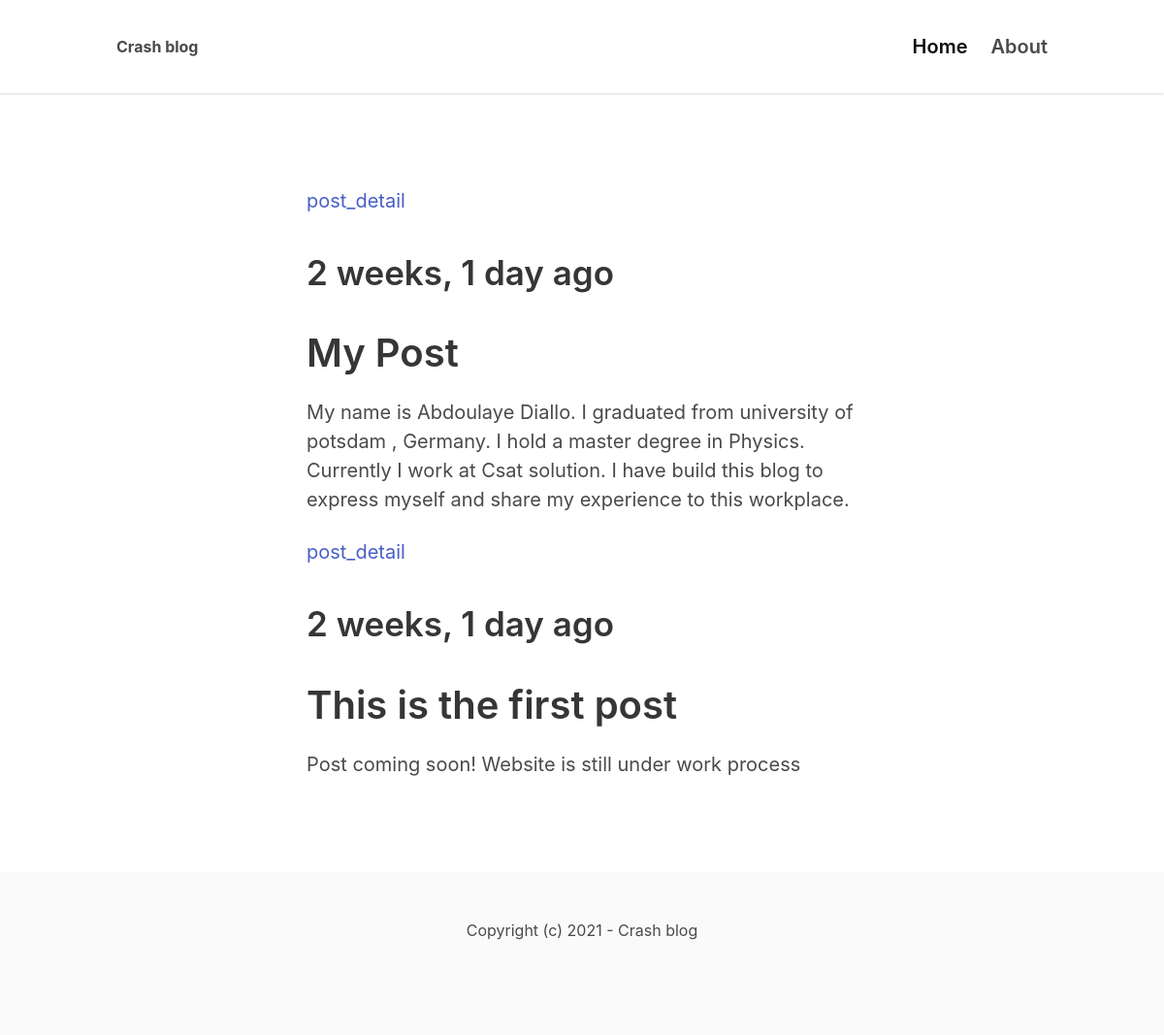
The page / on the database its author committed.
### alaye_blog/models.py (models this page shows, shortened)
class Post(models.Model):
    title = models.CharField(max_length = 255)
    slug = models.SlugField()
    intro = models.TextField()
    body = models.TextField()
    created_at = models.DateTimeField(auto_now_add = True)
    class Meta:
        ordering = ('-created_at',)

### core/views.py (the view)
# urls.py: path('', frontpage, name='frontpage'),
def frontpage(request):
    posts = Post.objects.all()
    return render(request, 'core/frontpage.html', {'posts':posts})

### core/migrations/templates/core/frontpage.html (shortened to what this page needs)
{% extends 'core/base.html'%}
 {% block content %}
 <section class="hero">
 <div class="hero-body">
  <div class="container">
 <div class="columns">
 <div class="column is-8 is-offset-2">
   {% for post in posts%}
   <div class="content is-medium">
     <a href="{% url 'post_detail' post.category.slug  post.slug %}">post_detail</a>
     <h2 class="subtitel is-4">{{post.created_at|timesince}} ago</h2>
     <h1 class="title">{{post.title}}</h1>
     <p>{{post.intro}}</p>
   </div>
   {% endfor%}
 </section>
{% endblock %}

### core/migrations/templates/core/base.html (shortened to what this page needs)
<!DOCTYPE html>
<html>
<head>
    <link rel="stylesheet" href="https://unpkg.com/bulma@0.9.2/css/bulma.min.css">
  <link href="https://stackpath.bootstrapcdn.com/font-awesome/4.7.0/css/font-awesome.min.css" rel="stylesheet">
    </head>
    <body>
        <nav class="navbar">
            <div class="container">
                <div class="navbar-brand">
                    <a class="navbar-item" href="/">
                        <strong>Crash blog</strong>
                    </a>
                </div>
                <div id="navbarMenu" class="navbar-menu">
                    <div class="navbar-end">
                        <div class="navbar-item">
                        </div>
                        <a href="/" class="navbar-item is-active is-size-5 has-text-weight-semibold">
                            Home
                        </a>
                        <a href="{% url 'about' %}" class="navbar-item is-size-5 has-text-weight-semibold">
                            About
                        </a>
                    </div>
                </div>
            </div>
        </nav>
        <section class="section">
            <div class="container">
                {% block content %}
                {% endblock %}
            </div>
        </section>
        <footer class="footer">
            <div class="content has-text-centered">
                <p>
                    Copyright (c) 2021 - Crash blog
                </p>
            </div>
        </footer>
    </body>
</html>

### core/migrations/templates/core/base.html (style rules this page uses)
nav.navbar { height: 6rem !important; box-shadow: 0 1px 3px 0 rgba(0, 0, 0, .1), 0 1px 2px 0 rgba(0, 0, 0, .06) !important; }

### rows shown on the page
Post: created_at "2 weeks, 1 day", title "My Post", intro "My name is Abdoulaye Diallo. I graduated from university of potsdam , Germany. I hold a master degree in Physics. Currently I work at Csat solution. I have build this blog to express myself and share my experience to this workplace."
Post: created_at "2 weeks, 1 day", title "This is the first post", intro "Post coming soon! Website is still under work process"
